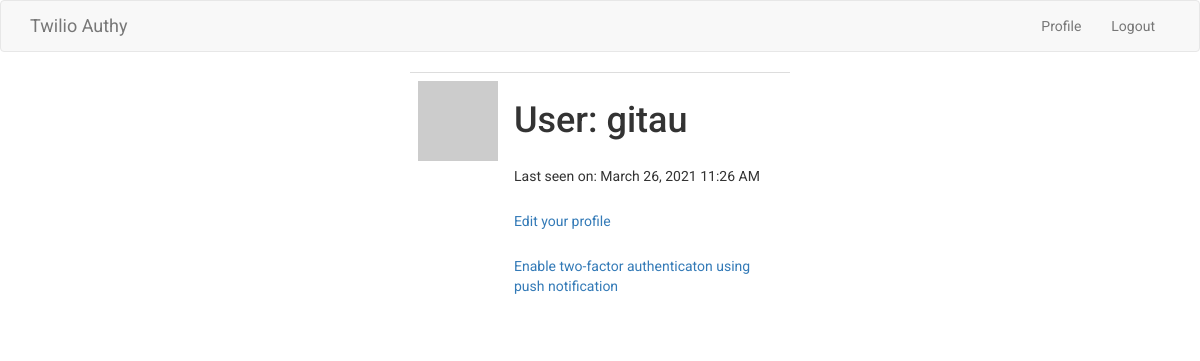
Page /user/gitau (signed in) on the earlier database version.
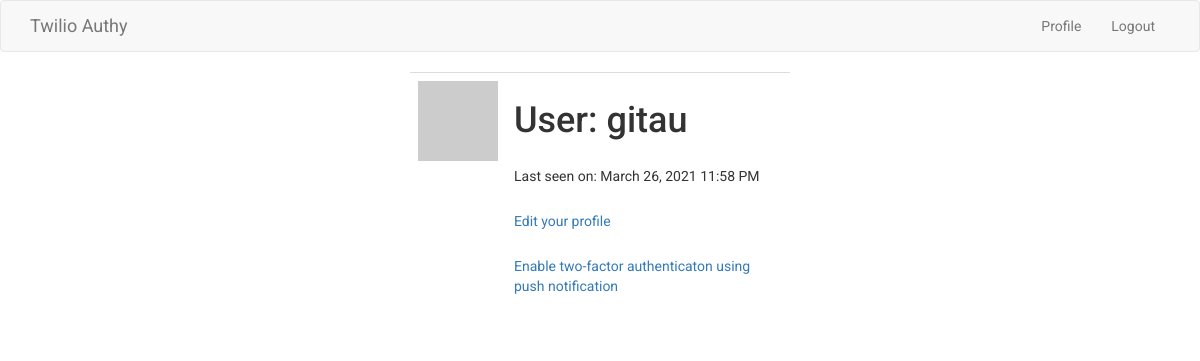
Same page on the later database version.
### app/models.py (models this page shows, shortened)
class User(UserMixin, db.Model):
    id = db.Column(db.Integer, primary_key=True)
    username = db.Column(db.String(64), index=True, unique=True)
    email = db.Column(db.String(120), index=True, unique=True)
    password_hash = db.Column(db.String(128), index=True, unique=True)
    about_me = db.Column(db.String(140))
    last_seen = db.Column(db.DateTime, default=datetime.utcnow)
    authy_id = db.Column(db.Integer, index=True, unique=True)
    def avatar(self, size):
        digest = md5(self.email.lower().encode('utf-8')).hexdigest()
        return 'https://www.gravatar.com/avatar/{}?d=identicon&s={}'.format(
            digest, size)
    def two_factor_enabled(self):
        return self.authy_id is not None

### app/main/routes.py (the view)
@bp.route('/user/<username>')
@login_required
def user(username):
    user = User.query.filter_by(username=username).first_or_404()
    return render_template('user.html', user=user, title='Profile')

### app/main/routes.py (called while the page is built)
@bp.before_request
def before_request():
    if current_user.is_authenticated:
        current_user.last_seen = datetime.utcnow()
        db.session.commit()

### app/models.py (called while the page is built)
@login.user_loader
def load_user(id):
    return User.query.get(int(id))

### app/templates/user.html (shortened to what this page needs)
{% extends "base.html" %}
{% block content %}
    <div class="row">
        <div class="col-md-4">
        </div>
        <div class="col-md-4">
            <table class="table">
                <tr width="70px">
                    <td><img src="{{ user.avatar(128) }}"></td>
                    <td>
                        <h1>User: {{ user.username }}</h1>
                        {% if user.last_seen %}
                            <p>Last seen on: {{ moment(user.last_seen).format('LLL') }}</p>
                        {% endif %}
                        {% if user == current_user %}
                            <p><a href="{{ url_for('main.edit_profile') }}">Edit your profile</a></p>
                        {% endif %}
                        {% if not user.two_factor_enabled() %}
                            <p>
                                <a href="{{ url_for('auth.enable_2fa') }}">Enable two-factor authenticaton using push notification</a>
                            </p>
                        {% else %}
                            <p>
                                <a href="{{ url_for('auth.disable_2fa') }}">Disable two-factor authenticaton using push notification</a>
                            </p>
                        {% endif %}
                    </td>
                </tr>
            </table>
        </div>
        <div class="col-md-4">
        </div>
    </div>
{% endblock %}

### app/templates/base.html (shortened to what this page needs)
{% extends 'bootstrap/base.html' %}
{% block head %}
    {{ super() }}
{% endblock %}
{% block styles %}
    {{ super() }}
    <link type="text/css" rel="stylesheet" href="{{ url_for('static', filename = 'css/styles.css') }}">
{% endblock %}
{% block navbar %}
<nav class="navbar navbar-default">
    <div class="container">
        <div class="navbar-header">
            <a class="navbar-brand" href="{{ url_for('main.home') }}">Twilio Authy</a>
        </div>
        <div class="collapse navbar-collapse" id="bs-example-navbar-collapse-1">
            <ul class="nav navbar-nav navbar-right">
                {% if current_user.is_anonymous %}
                    <li><a href=" {{ url_for('auth.login') }} ">Login</a></li>
                {% else %}
                    <li><a href="{{ url_for('main.user', username=current_user.username) }}">Profile</a></li>
                    <li><a href="{{ url_for('auth.logout') }}">Logout</a></li>
                {% endif %}
            </ul>
        </div>
    </div>
</nav>
{% endblock %}

### app/static/css/styles.css (style rules this page uses)
body { font-family: 'Roboto', sans-serif; }
p { padding-top: 15px; }

Differences in the rows shown:
changed User "gitau": last_seen "March 26, 2021 11:26 AM" → "March 26, 2021 11:58 PM"
